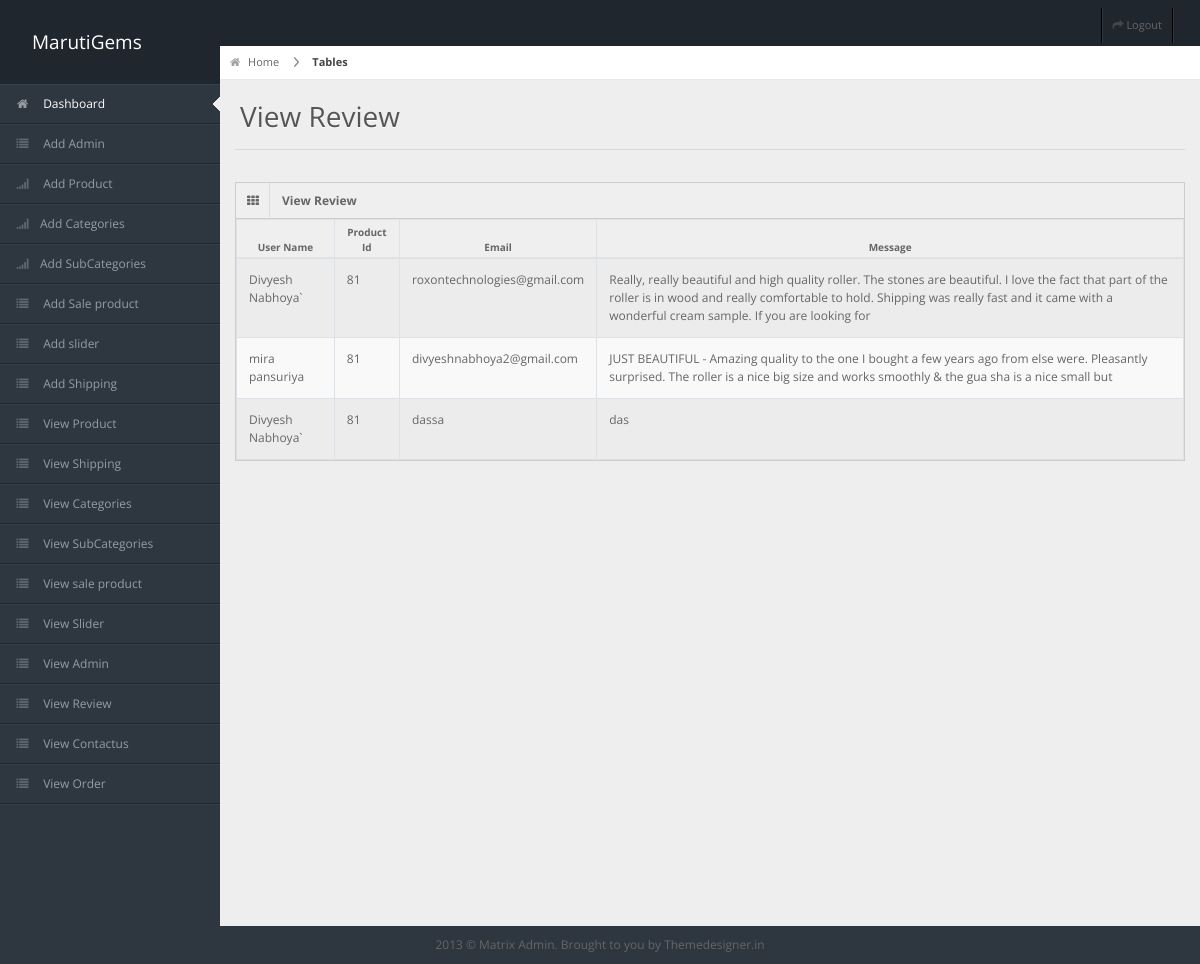
The page /index.php/admin/Admin/view_review on the database as committed earlier.
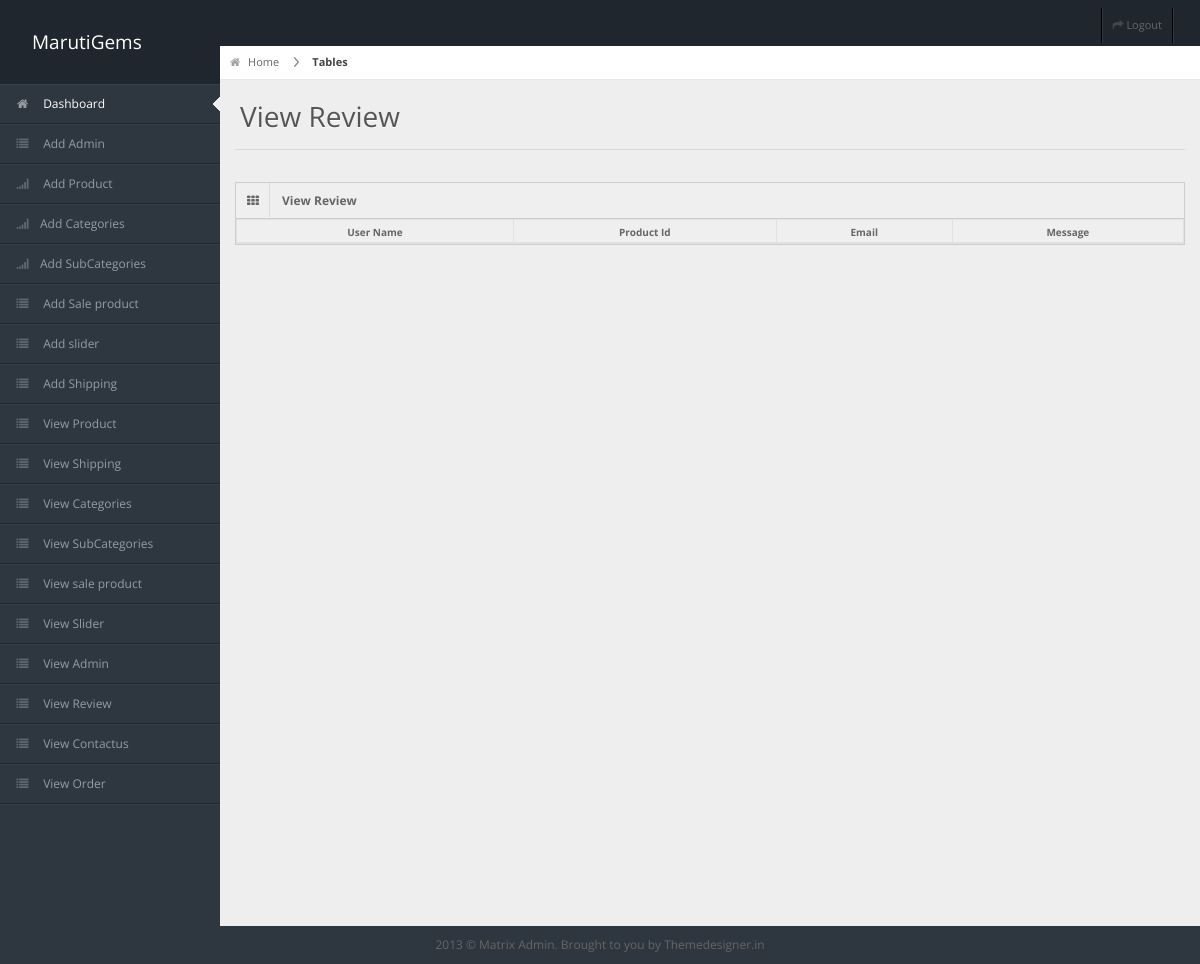
The same page on the database as committed later.
### tables this page shows
CREATE TABLE `review` (
  `review_id` int(11) NOT NULL,
  `user_id` int(11) NOT NULL,
  `product_id` int(11) NOT NULL,
  `email` varchar(70) NOT NULL,
  `message` varchar(250) NOT NULL
);

CREATE TABLE `registration` (
  `user_id` int(11) NOT NULL,
  `f_name` varchar(30) NOT NULL,
  `l_name` varchar(30) NOT NULL,
  `company_name` varchar(50) NOT NULL,
  `address` varchar(50) NOT NULL,
  `country` varchar(10) NOT NULL,
  `state` varchar(10) NOT NULL,
  `city` varchar(10) NOT NULL,
  `zip` bigint(20) NOT NULL,
  `email_id` varchar(30) NOT NULL,
  `password` varchar(8) NOT NULL,
  `phone_no` bigint(20) NOT NULL
);

### application/controllers/admin/Admin.php (called while the page is built, shortened)
<?php
class Admin extends CI_Controller {
    function __construct() {
        $this->load->model('admin_model');
        $this->load->library('form_validation');
    }
    public function view_review()
    {
        $data['review']=$this->admin_model->showdata_review();
        $this->load->view('admin/view_review',$data);
    }
}

### index.php (called while the page is built, shortened)
<?php
require_once BASEPATH.'core/CodeIgniter.php';

### application/models/Admin_model.php (called while the page is built, shortened)
<?php
class Admin_model extends CI_Model
{
    function showdata_review()
    {
        $this->db->select('*');
        $this->db->from('review');
        $this->db->join('registration', 'registration.user_id = review.user_id');
        $this->db->join('product', 'product.p_id = review.product_id');
        $query = $this->db->get();
        $arr = $query->result_array();
		return $arr;
    }
}

### application/views/admin/view_review.php (the view, shortened to what this page needs)
<!DOCTYPE html>
<html lang="en">
<head>
  <link rel="stylesheet" href="<?php echo base_url(); ?>assets/css/bootstrap.min.css" />
  <link rel="stylesheet" href="<?php echo base_url(); ?>assets/css/bootstrap-responsive.min.css" />
  <link rel="stylesheet" href="<?php echo base_url(); ?>assets/css/uniform.css" />
  <link rel="stylesheet" href="<?php echo base_url(); ?>assets/css/select2.css" />
  <link rel="stylesheet" href="<?php echo base_url(); ?>assets/css/matrix-style.css" />
  <link rel="stylesheet" href="<?php echo base_url(); ?>assets/css/matrix-media.css" />
  <link href="<?php echo base_url(); ?>assets/font-awesome/css/font-awesome.css" rel="stylesheet" />
</head>
<body>
<div id="header">
  <p style="width: 100%; max-width: 140px; float: left; margin: 28px 0 0 32px; font-size: 19px; color: white;">MarutiGems</p>
</div>
<div id="user-nav" class="navbar navbar-inverse">
  <ul class="nav">
    <li class=""><a title="" href="<?php echo base_url('index.php/Login/logout'); ?>"><i class="icon icon-share-alt"></i> <span class="text">Logout</span></a></li>
  </ul>
</div>
<div id="sidebar"><a href="#" class="visible-phone"><i class="icon icon-home"></i> Dashboard</a>
  <ul>
    <li class="active"><a href="<?php echo base_url('index.php/admin/Admin'); ?>"><i class="icon icon-home"></i> <span>Dashboard</span></a> </li>
    <li><a href="<?php echo base_url('index.php/Login/registration'); ?>"><i class="icon icon-list"></i> <span>Add Admin</span></a> </li>
    <li> <a href="<?php echo base_url('index.php/admin/Admin/addproduct'); ?>"><i class="icon icon-signal"></i> <span>Add Product</span></a> </li>
        <li><a href="<?php echo base_url('index.php/admin/Admin/addcategories'); ?>"><i class="icon icon-signal"></i>Add Categories</a></li>
        <li><a href="<?php echo base_url('index.php/admin/Admin/addsubcategories'); ?>"><i class="icon icon-signal"></i>Add SubCategories</a></li>
    <li><a href="<?php echo base_url('index.php/admin/Admin/addsale_product'); ?>"><i class="icon icon-list"></i> <span>Add Sale product</span></a> </li>
    <li><a href="<?php echo base_url('index.php/admin/Admin/add_slider'); ?>"><i class="icon icon-list"></i> <span>Add slider</span></a> </li>
    <li><a href="<?php echo base_url('index.php/admin/Admin/add_shipping'); ?>"><i class="icon icon-list"></i> <span>Add Shipping</span></a> </li>
    <li><a href="<?php echo base_url('index.php/admin/Admin/view_product'); ?>"><i class="icon icon-list"></i> <span>View Product</span></a> </li>
    <li><a href="<?php echo base_url('index.php/admin/Admin/view_shipping'); ?>"><i class="icon icon-list"></i> <span>View Shipping</span></a> </li>
    <li><a href="<?php echo base_url('index.php/admin/Admin/view_categories'); ?>"><i class="icon icon-list"></i> <span>View Categories</span></a> </li>
    <li><a href="<?php echo base_url('index.php/admin/Admin/view_subcategories'); ?>"><i class="icon icon-list"></i> <span>View SubCategories</span></a> </li>
    <li><a href="<?php echo base_url('index.php/admin/Admin/showallsale_product'); ?>"><i class="icon icon-list"></i> <span>View sale product</span></a> </li>
    <li><a href="<?php echo base_url('index.php/admin/Admin/view_slider'); ?>"><i class="icon icon-list"></i> <span>View Slider</span></a> </li>
    <li><a href="<?php echo base_url('index.php/admin/Admin/view_admin'); ?>"><i class="icon icon-list"></i> <span>View Admin</span></a> </li>
    <li><a href="<?php echo base_url('index.php/admin/Admin/view_review'); ?>"><i class="icon icon-list"></i> <span>View Review</span></a> </li>
    <li><a href="<?php echo base_url('index.php/admin/Admin/view_contactus'); ?>"><i class="icon icon-list"></i> <span>View Contactus</span></a> </li>
    <li><a href="<?php echo base_url('index.php/admin/Admin/view_order'); ?>"><i class="icon icon-list"></i> <span>View Order</span></a> </li>
  </ul>
</div>
<div id="content">
  <div id="content-header">
    <div id="breadcrumb"> <a href="#" title="Go to Home" class="tip-bottom"><i class="icon-home"></i> Home</a> <a href="#" class="current">Tables</a> </div>
    <h1>View Review</h1>
  </div>
  <div class="container-fluid">
    <hr>
    <div class="row-fluid">
      <div class="span12">
        <div class="widget-box">
          <div class="widget-title"> <span class="icon"> <i class="icon-th"></i> </span>
            <h5>View Review</h5>
          </div>
          <div class="widget-content nopadding">
            <table class="table table-bordered table-striped">
                <thead>
                    <tr>
                    <th>User Name</th>
                    <th>Product Id</th>
                    <th>Email</th>
                    <th>Message</th>
                    </tr>
                </thead>
                <tbody>
                    <?php foreach($review as $row){ ?>
                    <tr class="odd gradeX">
                        <td><?php echo $row['f_name'].' '.$row['l_name']; ?></td>
                        <td><?php echo $row['product_id']; ?></td>
                        <td><?php echo $row['email']; ?></td>
                        <td><?php echo $row['message']; ?></td>
                    </tr>
                    <?php } ?>
                </tbody>
            </table>
          </div>
        </div>
      </div>
    </div>
  </div>
</div>
<div class="row-fluid">
  <div id="footer" class="span12"> 2013 &copy; Matrix Admin. Brought to you by <a href="http://themedesigner.in">Themedesigner.in</a> </div>
</div>
</body>
</html>

### assets/css/matrix-style.css (style rules this page uses)
* { outline: none !important; -moz-outline: none !important; }
html, body { height: 100% }
body { overflow-x: hidden; margin-top: -10px; font-family: 'Open Sans', sans-serif; font-size: 12px; color: #666; }
a { color: #666; }
select, textarea, input[type="text"], input[type="password"], input[type="datetime"], input[type="datetime-local"], input[type="date"], input[type="month"], input[type="time"], input[type="week"], input[type="number"], input[type="email"], input[type="url"], input[type="search"], input[type="tel"], input[type="color"], .uneditable-input, .label, .dropdown-menu, .btn, .well, .progress, .table-bordered, .btn-group>.btn:first-child, .btn-group>.btn:last-child, .btn-group>.btn:last-child, .btn-group>.dropdown-toggle, .alert { border-radius: 0px; }
#footer { padding: 10px; text-align: center; }
hr { border-top-color: #dadada; }
#header { height: 84px; position: relative; width: 100%; z-index: -9; }
#user-nav { position: absolute; right: 10px; top: 0px; z-index: 20; margin: 0; }
#user-nav>ul { margin: 0; padding: 0; list-style: none; border-right: 1px solid #2e363f; border-left: 1px solid #000; }
#user-nav>ul>li { float: left; list-style-type: none; margin: 0; position: relative; padding: 0; border-left: 1px solid #2e363f; border-right: 1px solid #000; }
#user-nav>ul>li>a { padding: 9px 10px; display: block; font-size: 11px; }
#user-nav>ul>li>a>i, #sidebar li a i { opacity: .5; margin-top: 2px; }
#sidebar { display: block; float: left; position: relative; width: 220px; z-index: 16; }
#sidebar>ul { list-style: none; margin: 0px 0 0; padding: 0; position: absolute; width: 220px; }
#sidebar>ul>li { display: block; position: relative; }
#sidebar>ul>li>a { padding: 10px 0 10px 15px; display: block; color: #939da8; }
#sidebar>ul>li>a>i { margin-right: 10px; }
#sidebar>ul>li.active>a { background: url("../img/menu-active.png") no-repeat scroll right center transparent !important; text-decoration: none; }
#content { background: none repeat scroll 0 0 #eeeeee; margin-left: 220px; margin-right: 0; padding-bottom: 25px; position: relative; min-height: 110%; width: auto; }
#content-header { position: abslute; width: 100%; margin-top: -38px; z-index: 20; }
#content-header h1 { color: #555555; font-size: 28px; font-weight: normal; float: none; text-shadow: 0 1px 0 #ffffff; margin-left: 20px; position: relative; }
#content-header h1, #content-header .btn-group { margin-top: 20px; }
#breadcrumb { background-color: #fff; border-bottom: 1px solid #e3ebed; }
#breadcrumb a { padding: 8px 20px 8px 10px; display: inline-block; background-image: url('../img/breadcrumb.png'); background-position: center right; background-repeat: no-repeat; font-size: 11px; color: #666666; }
#breadcrumb a:last-child { background-image: none; }
#breadcrumb a.current { font-weight: bold; color: #444444; }
#breadcrumb a i { margin-right: 5px; opacity: .6; }
.widget-box { background: none repeat scroll 0 0 #F9F9F9; border-left: 1px solid #CDCDCD; border-top: 1px solid #CDCDCD; border-right: 1px solid #CDCDCD; clear: both; margin-top: 16px; margin-bottom: 16px; position: relative; }
.widget-title, .modal-header, .table th, div.dataTables_wrapper .ui-widget-header { background: #efefef; border-bottom: 1px solid #CDCDCD; height: 36px; }
.widget-title span.icon { padding: 9px 10px 7px 11px; float: left; border-right: 1px solid #dadada; }
.widget-title h5 { color: #666; float: left; font-size: 12px; font-weight: bold; padding: 12px; line-height: 12px; margin: 0; }
.widget-content { padding: 15px; border-bottom: 1px solid #cdcdcd; }
.table th { height: auto; font-size: 10px; padding: 5px 10px 2px; border-bottom: 0; text-align: center; color: #666666; }
.nopadding { padding: 0 !important; }
.nopadding .table { margin-bottom: 0; }
.nopadding .table-bordered { border: 0; }

### assets/css/matrix-media.css (style rules this page uses)
body { background: #2E363F; }
#header { background-color: #1f262d; margin-top: 10px; }
#sidebar>ul { border-bottom: 1px solid #37414b }
#sidebar>ul>li { border-top: 1px solid #37414b; border-bottom: 1px solid #1f262d; }
#sidebar>ul>li.active a { color: #fff; text-decoration: none; }

Rows that differ between the two databases and show on the page:
removed review: user.f_name "Divyesh", user.l_name "Nabhoya`", product "81", email "roxontechnologies@gmail.com", message "Really, really beautiful and high quality roller. The stones are beautiful. I love the fact that part of the roller is in wood and really comfortable to hold. Shipping was really fast and it came with a wonderful cream sample. If you are looking for"
removed review: user.f_name "mira", user.l_name "pansuriya", product "81", email "divyeshnabhoya2@gmail.com", message "JUST BEAUTIFUL - Amazing quality to the one I bought a few years ago from else were. Pleasantly surprised. The roller is a nice big size and works smoothly & the gua sha is a nice small but"
removed review: user.f_name "Divyesh", user.l_name "Nabhoya`", product "81", email "dassa", message "das"
